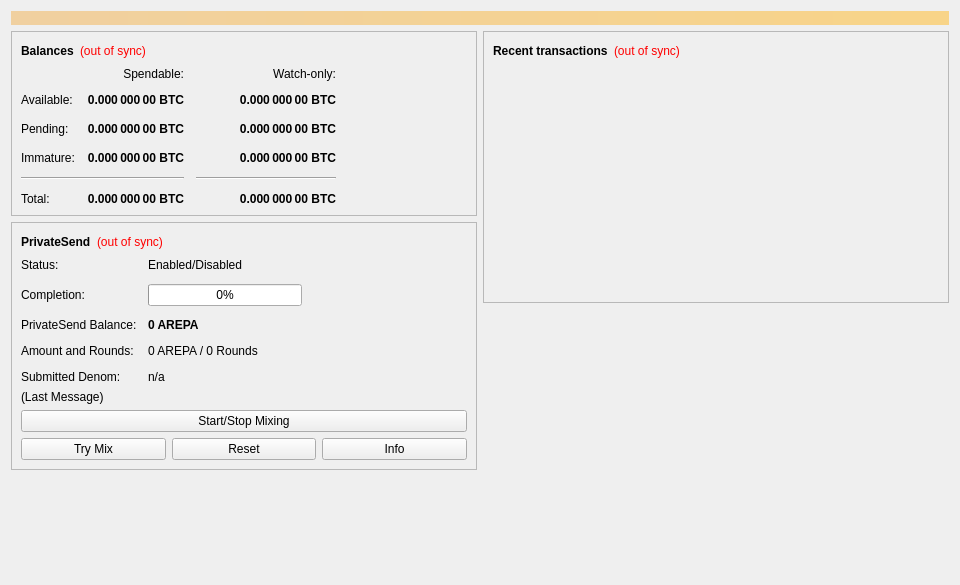
<?xml version="1.0" encoding="UTF-8"?>
<ui version="4.0">
 <class>OverviewPage</class>
 <widget class="QWidget" name="OverviewPage">
  <property name="geometry">
   <rect>
    <x>0</x>
    <y>0</y>
    <width>960</width>
    <height>585</height>
   </rect>
  </property>
  <property name="minimumSize">
   <size>
    <width>960</width>
    <height>0</height>
   </size>
  </property>
  <property name="windowTitle">
   <string>Form</string>
  </property>
  <layout class="QVBoxLayout" name="topLayout">
   <item>
    <widget class="QLabel" name="labelAlerts">
     <property name="visible">
      <bool>false</bool>
     </property>
     <property name="styleSheet">
      <string notr="true">background-color: qlineargradient(x1: 0, y1: 0, x2: 1, y2: 0, stop:0 #F0D0A0, stop:1 #F8D488); color:#000000;</string>
     </property>
     <property name="wordWrap">
      <bool>true</bool>
     </property>
     <property name="margin">
      <number>3</number>
     </property>
    </widget>
   </item>
   <item>
    <layout class="QHBoxLayout" name="horizontalLayout" stretch="1,1">
     <item>
      <layout class="QVBoxLayout" name="verticalLayout_2">
       <item>
        <widget class="QFrame" name="frame">
         <property name="frameShape">
          <enum>QFrame::StyledPanel</enum>
         </property>
         <property name="frameShadow">
          <enum>QFrame::Raised</enum>
         </property>
         <layout class="QVBoxLayout" name="verticalLayout_4">
          <item>
           <layout class="QHBoxLayout" name="horizontalLayout_4">
            <item>
             <widget class="QLabel" name="label_5">
              <property name="font">
               <font>
                <weight>75</weight>
                <bold>true</bold>
               </font>
              </property>
              <property name="text">
               <string>Balances</string>
              </property>
             </widget>
            </item>
            <item>
             <widget class="QLabel" name="labelWalletStatus">
              <property name="toolTip">
               <string>The displayed information may be out of date. Your wallet automatically synchronizes with the Arepa network after a connection is established, but this process has not completed yet.</string>
              </property>
              <property name="styleSheet">
               <string notr="true">QLabel { color: red; }</string>
              </property>
              <property name="text">
               <string notr="true">(out of sync)</string>
              </property>
              <property name="alignment">
               <set>Qt::AlignLeading|Qt::AlignLeft|Qt::AlignVCenter</set>
              </property>
             </widget>
            </item>
            <item>
             <spacer name="horizontalSpacer_3">
              <property name="orientation">
               <enum>Qt::Horizontal</enum>
              </property>
              <property name="sizeHint" stdset="0">
               <size>
                <width>40</width>
                <height>20</height>
               </size>
              </property>
             </spacer>
            </item>
           </layout>
          </item>
          <item>
           <layout class="QGridLayout" name="gridLayout">
            <property name="spacing">
             <number>12</number>
            </property>
            <item row="2" column="2">
             <widget class="QLabel" name="labelWatchPending">
              <property name="font">
               <font>
                <weight>75</weight>
                <bold>true</bold>
               </font>
              </property>
              <property name="cursor">
               <cursorShape>IBeamCursor</cursorShape>
              </property>
              <property name="toolTip">
               <string>Unconfirmed transactions to watch-only addresses</string>
              </property>
              <property name="text">
               <string notr="true">0.000 000 00 BTC</string>
              </property>
              <property name="alignment">
               <set>Qt::AlignRight|Qt::AlignTrailing|Qt::AlignVCenter</set>
              </property>
              <property name="textInteractionFlags">
               <set>Qt::LinksAccessibleByMouse|Qt::TextSelectableByKeyboard|Qt::TextSelectableByMouse</set>
              </property>
             </widget>
            </item>
            <item row="2" column="1">
             <widget class="QLabel" name="labelUnconfirmed">
              <property name="font">
               <font>
                <weight>75</weight>
                <bold>true</bold>
               </font>
              </property>
              <property name="cursor">
               <cursorShape>IBeamCursor</cursorShape>
              </property>
              <property name="toolTip">
               <string>Total of transactions that have yet to be confirmed, and do not yet count toward the spendable balance</string>
              </property>
              <property name="text">
               <string notr="true">0.000 000 00 BTC</string>
              </property>
              <property name="alignment">
               <set>Qt::AlignRight|Qt::AlignTrailing|Qt::AlignVCenter</set>
              </property>
              <property name="textInteractionFlags">
               <set>Qt::LinksAccessibleByMouse|Qt::TextSelectableByKeyboard|Qt::TextSelectableByMouse</set>
              </property>
             </widget>
            </item>
            <item row="3" column="2">
             <widget class="QLabel" name="labelWatchImmature">
              <property name="font">
               <font>
                <weight>75</weight>
                <bold>true</bold>
               </font>
              </property>
              <property name="cursor">
               <cursorShape>IBeamCursor</cursorShape>
              </property>
              <property name="toolTip">
               <string>Mined balance in watch-only addresses that has not yet matured</string>
              </property>
              <property name="text">
               <string notr="true">0.000 000 00 BTC</string>
              </property>
              <property name="alignment">
               <set>Qt::AlignRight|Qt::AlignTrailing|Qt::AlignVCenter</set>
              </property>
              <property name="textInteractionFlags">
               <set>Qt::LinksAccessibleByMouse|Qt::TextSelectableByKeyboard|Qt::TextSelectableByMouse</set>
              </property>
             </widget>
            </item>
            <item row="4" column="0" colspan="2">
             <widget class="Line" name="lineSpendableBalance">
              <property name="orientation">
               <enum>Qt::Horizontal</enum>
              </property>
             </widget>
            </item>
            <item row="4" column="2">
             <widget class="Line" name="lineWatchBalance">
              <property name="sizePolicy">
               <sizepolicy hsizetype="Preferred" vsizetype="Fixed">
                <horstretch>0</horstretch>
                <verstretch>0</verstretch>
               </sizepolicy>
              </property>
              <property name="minimumSize">
               <size>
                <width>140</width>
                <height>0</height>
               </size>
              </property>
              <property name="orientation">
               <enum>Qt::Horizontal</enum>
              </property>
             </widget>
            </item>
            <item row="5" column="0">
             <widget class="QLabel" name="labelTotalText">
              <property name="text">
               <string>Total:</string>
              </property>
             </widget>
            </item>
            <item row="3" column="1">
             <widget class="QLabel" name="labelImmature">
              <property name="font">
               <font>
                <weight>75</weight>
                <bold>true</bold>
               </font>
              </property>
              <property name="cursor">
               <cursorShape>IBeamCursor</cursorShape>
              </property>
              <property name="toolTip">
               <string>Mined balance that has not yet matured</string>
              </property>
              <property name="text">
               <string notr="true">0.000 000 00 BTC</string>
              </property>
              <property name="alignment">
               <set>Qt::AlignRight|Qt::AlignTrailing|Qt::AlignVCenter</set>
              </property>
              <property name="textInteractionFlags">
               <set>Qt::LinksAccessibleByMouse|Qt::TextSelectableByKeyboard|Qt::TextSelectableByMouse</set>
              </property>
             </widget>
            </item>
            <item row="2" column="3">
             <spacer name="horizontalSpacer_2">
              <property name="orientation">
               <enum>Qt::Horizontal</enum>
              </property>
              <property name="sizeHint" stdset="0">
               <size>
                <width>40</width>
                <height>20</height>
               </size>
              </property>
             </spacer>
            </item>
            <item row="3" column="0">
             <widget class="QLabel" name="labelImmatureText">
              <property name="text">
               <string>Immature:</string>
              </property>
             </widget>
            </item>
            <item row="5" column="1">
             <widget class="QLabel" name="labelTotal">
              <property name="font">
               <font>
                <weight>75</weight>
                <bold>true</bold>
               </font>
              </property>
              <property name="cursor">
               <cursorShape>IBeamCursor</cursorShape>
              </property>
              <property name="toolTip">
               <string>Your current total balance</string>
              </property>
              <property name="text">
               <string notr="true">0.000 000 00 BTC</string>
              </property>
              <property name="alignment">
               <set>Qt::AlignRight|Qt::AlignTrailing|Qt::AlignVCenter</set>
              </property>
              <property name="textInteractionFlags">
               <set>Qt::LinksAccessibleByMouse|Qt::TextSelectableByKeyboard|Qt::TextSelectableByMouse</set>
              </property>
             </widget>
            </item>
            <item row="5" column="2">
             <widget class="QLabel" name="labelWatchTotal">
              <property name="font">
               <font>
                <weight>75</weight>
                <bold>true</bold>
               </font>
              </property>
              <property name="cursor">
               <cursorShape>IBeamCursor</cursorShape>
              </property>
              <property name="toolTip">
               <string>Current total balance in watch-only addresses</string>
              </property>
              <property name="text">
               <string notr="true">0.000 000 00 BTC</string>
              </property>
              <property name="alignment">
               <set>Qt::AlignRight|Qt::AlignTrailing|Qt::AlignVCenter</set>
              </property>
              <property name="textInteractionFlags">
               <set>Qt::LinksAccessibleByMouse|Qt::TextSelectableByKeyboard|Qt::TextSelectableByMouse</set>
              </property>
             </widget>
            </item>
            <item row="0" column="2">
             <widget class="QLabel" name="labelWatchonly">
              <property name="text">
               <string>Watch-only:</string>
              </property>
              <property name="alignment">
               <set>Qt::AlignRight|Qt::AlignTrailing|Qt::AlignVCenter</set>
              </property>
             </widget>
            </item>
            <item row="1" column="0">
             <widget class="QLabel" name="labelBalanceText">
              <property name="text">
               <string>Available:</string>
              </property>
             </widget>
            </item>
            <item row="1" column="1">
             <widget class="QLabel" name="labelBalance">
              <property name="font">
               <font>
                <weight>75</weight>
                <bold>true</bold>
               </font>
              </property>
              <property name="cursor">
               <cursorShape>IBeamCursor</cursorShape>
              </property>
              <property name="toolTip">
               <string>Your current spendable balance</string>
              </property>
              <property name="text">
               <string notr="true">0.000 000 00 BTC</string>
              </property>
              <property name="alignment">
               <set>Qt::AlignRight|Qt::AlignTrailing|Qt::AlignVCenter</set>
              </property>
              <property name="textInteractionFlags">
               <set>Qt::LinksAccessibleByMouse|Qt::TextSelectableByKeyboard|Qt::TextSelectableByMouse</set>
              </property>
             </widget>
            </item>
            <item row="1" column="2">
             <widget class="QLabel" name="labelWatchAvailable">
              <property name="font">
               <font>
                <weight>75</weight>
                <bold>true</bold>
               </font>
              </property>
              <property name="cursor">
               <cursorShape>IBeamCursor</cursorShape>
              </property>
              <property name="toolTip">
               <string>Your current balance in watch-only addresses</string>
              </property>
              <property name="text">
               <string notr="true">0.000 000 00 BTC</string>
              </property>
              <property name="alignment">
               <set>Qt::AlignRight|Qt::AlignTrailing|Qt::AlignVCenter</set>
              </property>
              <property name="textInteractionFlags">
               <set>Qt::LinksAccessibleByMouse|Qt::TextSelectableByKeyboard|Qt::TextSelectableByMouse</set>
              </property>
             </widget>
            </item>
            <item row="2" column="0">
             <widget class="QLabel" name="labelPendingText">
              <property name="text">
               <string>Pending:</string>
              </property>
             </widget>
            </item>
            <item row="0" column="1">
             <widget class="QLabel" name="labelSpendable">
              <property name="text">
               <string>Spendable:</string>
              </property>
              <property name="alignment">
               <set>Qt::AlignRight|Qt::AlignTrailing|Qt::AlignVCenter</set>
              </property>
             </widget>
            </item>
           </layout>
          </item>
         </layout>
        </widget>
       </item>
       <item>
        <widget class="QFrame" name="framePrivateSend">
         <property name="layoutDirection">
          <enum>Qt::LeftToRight</enum>
         </property>
         <property name="frameShape">
          <enum>QFrame::StyledPanel</enum>
         </property>
         <property name="frameShadow">
          <enum>QFrame::Raised</enum>
         </property>
         <layout class="QVBoxLayout" name="VerticalLayout_PS1">
          <item>
           <layout class="QHBoxLayout" name="horizontalLayout_5">
            <item>
             <widget class="QLabel" name="labelPrivateSendHeader">
              <property name="font">
               <font>
                <weight>75</weight>
                <bold>true</bold>
               </font>
              </property>
              <property name="text">
               <string>PrivateSend</string>
              </property>
             </widget>
            </item>
            <item>
             <widget class="QLabel" name="labelPrivateSendSyncStatus">
              <property name="toolTip">
               <string>The displayed information may be out of date. Your wallet automatically synchronizes with the Arepa network after a connection is established, but this process has not completed yet.</string>
              </property>
              <property name="styleSheet">
               <string notr="true">QLabel { color: red; }</string>
              </property>
              <property name="text">
               <string notr="true">(out of sync)</string>
              </property>
              <property name="alignment">
               <set>Qt::AlignLeading|Qt::AlignLeft|Qt::AlignVCenter</set>
              </property>
             </widget>
            </item>
            <item>
             <spacer name="horizontalSpacer_4">
              <property name="orientation">
               <enum>Qt::Horizontal</enum>
              </property>
              <property name="sizeHint" stdset="0">
               <size>
                <width>40</width>
                <height>20</height>
               </size>
              </property>
             </spacer>
            </item>
           </layout>
          </item>
          <item>
           <layout class="QFormLayout" name="privateSendFormLayout">
            <property name="fieldGrowthPolicy">
             <enum>QFormLayout::AllNonFixedFieldsGrow</enum>
            </property>
            <property name="horizontalSpacing">
             <number>11</number>
            </property>
            <property name="verticalSpacing">
             <number>12</number>
            </property>
            <item row="0" column="0">
             <widget class="QLabel" name="labelPrivateSendEnabledText">
              <property name="text">
               <string>Status:</string>
              </property>
             </widget>
            </item>
            <item row="0" column="1">
             <widget class="QLabel" name="labelPrivateSendEnabled">
              <property name="text">
               <string>Enabled/Disabled</string>
              </property>
             </widget>
            </item>
            <item row="1" column="0">
             <widget class="QLabel" name="labelCompletitionText">
              <property name="text">
               <string>Completion:</string>
              </property>
             </widget>
            </item>
            <item row="1" column="1">
             <widget class="QProgressBar" name="privateSendProgress">
              <property name="maximumSize">
               <size>
                <width>154</width>
                <height>16777215</height>
               </size>
              </property>
              <property name="value">
               <number>0</number>
              </property>
             </widget>
            </item>
            <item row="2" column="0">
             <widget class="QLabel" name="labelAnonymizedText">
              <property name="text">
               <string>PrivateSend Balance:</string>
              </property>
             </widget>
            </item>
            <item row="2" column="1">
             <widget class="QLabel" name="labelAnonymized">
              <property name="font">
               <font>
                <weight>75</weight>
                <bold>true</bold>
               </font>
              </property>
              <property name="text">
               <string notr="true">0 AREPA</string>
              </property>
             </widget>
            </item>
            <item row="3" column="0">
             <widget class="QLabel" name="labelAmountAndRoundsText">
              <property name="text">
               <string>Amount and Rounds:</string>
              </property>
             </widget>
            </item>
            <item row="3" column="1">
             <widget class="QLabel" name="labelAmountRounds">
              <property name="text">
               <string>0 AREPA / 0 Rounds</string>
              </property>
             </widget>
            </item>
            <item row="4" column="0">
             <widget class="QLabel" name="labelSubmittedDenomText">
              <property name="text">
               <string>Submitted Denom:</string>
              </property>
             </widget>
            </item>
            <item row="4" column="1">
             <widget class="QLabel" name="labelSubmittedDenom">
              <property name="toolTip">
               <string>The denominations you submitted to the Masternode.&lt;br&gt;To mix, other users must submit the exact same denominations.</string>
              </property>
              <property name="text">
               <string>n/a</string>
              </property>
             </widget>
            </item>
           </layout>
          </item>
          <item>
           <layout class="QVBoxLayout" name="VerticalLayout_PS">
            <item>
             <widget class="QLabel" name="labelPrivateSendLastMessage">
              <property name="text">
               <string>(Last Message)</string>
              </property>
              <property name="alignment">
               <set>Qt::AlignLeading|Qt::AlignLeft|Qt::AlignTop</set>
              </property>
              <property name="wordWrap">
               <bool>true</bool>
              </property>
             </widget>
            </item>
            <item>
             <widget class="QPushButton" name="togglePrivateSend">
              <property name="sizePolicy">
               <sizepolicy hsizetype="MinimumExpanding" vsizetype="Fixed">
                <horstretch>0</horstretch>
                <verstretch>0</verstretch>
               </sizepolicy>
              </property>
              <property name="text">
               <string>Start/Stop Mixing</string>
              </property>
             </widget>
            </item>
            <item>
             <layout class="QHBoxLayout" name="horizontalLayout_debugbuttons">
              <item>
               <widget class="QPushButton" name="privateSendAuto">
                <property name="sizePolicy">
                 <sizepolicy hsizetype="MinimumExpanding" vsizetype="Fixed">
                  <horstretch>0</horstretch>
                  <verstretch>0</verstretch>
                 </sizepolicy>
                </property>
                <property name="toolTip">
                 <string>Try to manually submit a PrivateSend request.</string>
                </property>
                <property name="text">
                 <string>Try Mix</string>
                </property>
               </widget>
              </item>
              <item>
               <widget class="QPushButton" name="privateSendReset">
                <property name="sizePolicy">
                 <sizepolicy hsizetype="MinimumExpanding" vsizetype="Fixed">
                  <horstretch>0</horstretch>
                  <verstretch>0</verstretch>
                 </sizepolicy>
                </property>
                <property name="toolTip">
                 <string>Reset the current status of PrivateSend (can interrupt PrivateSend if it's in the process of Mixing, which can cost you money!)</string>
                </property>
                <property name="autoFillBackground">
                 <bool>false</bool>
                </property>
                <property name="text">
                 <string>Reset</string>
                </property>
               </widget>
              </item>
              <item>
               <widget class="QPushButton" name="privateSendInfo">
                <property name="sizePolicy">
                 <sizepolicy hsizetype="MinimumExpanding" vsizetype="Fixed">
                  <horstretch>0</horstretch>
                  <verstretch>0</verstretch>
                 </sizepolicy>
                </property>
                <property name="toolTip">
                 <string>Information about PrivateSend and Mixing</string>
                </property>
                <property name="text">
                 <string>Info</string>
                </property>
               </widget>
              </item>
             </layout>
            </item>
           </layout>
          </item>
         </layout>
        </widget>
       </item>
       <item>
        <spacer name="verticalSpacer">
         <property name="orientation">
          <enum>Qt::Vertical</enum>
         </property>
         <property name="sizeHint" stdset="0">
          <size>
           <width>20</width>
           <height>40</height>
          </size>
         </property>
        </spacer>
       </item>
      </layout>
     </item>
     <item>
      <layout class="QVBoxLayout" name="verticalLayout_3">
       <item>
        <widget class="QFrame" name="frame_2">
         <property name="frameShape">
          <enum>QFrame::StyledPanel</enum>
         </property>
         <property name="frameShadow">
          <enum>QFrame::Raised</enum>
         </property>
         <layout class="QVBoxLayout" name="verticalLayout">
          <item>
           <layout class="QHBoxLayout" name="horizontalLayout_2">
            <item>
             <widget class="QLabel" name="label_4">
              <property name="font">
               <font>
                <weight>75</weight>
                <bold>true</bold>
               </font>
              </property>
              <property name="text">
               <string>Recent transactions</string>
              </property>
             </widget>
            </item>
            <item>
             <widget class="QLabel" name="labelTransactionsStatus">
              <property name="toolTip">
               <string>The displayed information may be out of date. Your wallet automatically synchronizes with the Arepa network after a connection is established, but this process has not completed yet.</string>
              </property>
              <property name="styleSheet">
               <string notr="true">QLabel { color: red; }</string>
              </property>
              <property name="text">
               <string notr="true">(out of sync)</string>
              </property>
              <property name="alignment">
               <set>Qt::AlignLeading|Qt::AlignLeft|Qt::AlignVCenter</set>
              </property>
             </widget>
            </item>
            <item>
             <spacer name="horizontalSpacer">
              <property name="orientation">
               <enum>Qt::Horizontal</enum>
              </property>
              <property name="sizeHint" stdset="0">
               <size>
                <width>40</width>
                <height>20</height>
               </size>
              </property>
             </spacer>
            </item>
           </layout>
          </item>
          <item>
           <widget class="QListView" name="listTransactions">
            <property name="styleSheet">
             <string notr="true">QListView { background: transparent; }</string>
            </property>
            <property name="frameShape">
             <enum>QFrame::NoFrame</enum>
            </property>
            <property name="verticalScrollBarPolicy">
             <enum>Qt::ScrollBarAlwaysOff</enum>
            </property>
            <property name="horizontalScrollBarPolicy">
             <enum>Qt::ScrollBarAlwaysOff</enum>
            </property>
            <property name="selectionMode">
             <enum>QAbstractItemView::NoSelection</enum>
            </property>
           </widget>
          </item>
         </layout>
        </widget>
       </item>
       <item>
        <spacer name="verticalSpacer_2">
         <property name="orientation">
          <enum>Qt::Vertical</enum>
         </property>
         <property name="sizeHint" stdset="0">
          <size>
           <width>20</width>
           <height>40</height>
          </size>
         </property>
        </spacer>
       </item>
      </layout>
     </item>
    </layout>
   </item>
  </layout>
 </widget>
 <resources/>
 <connections/>
</ui>
